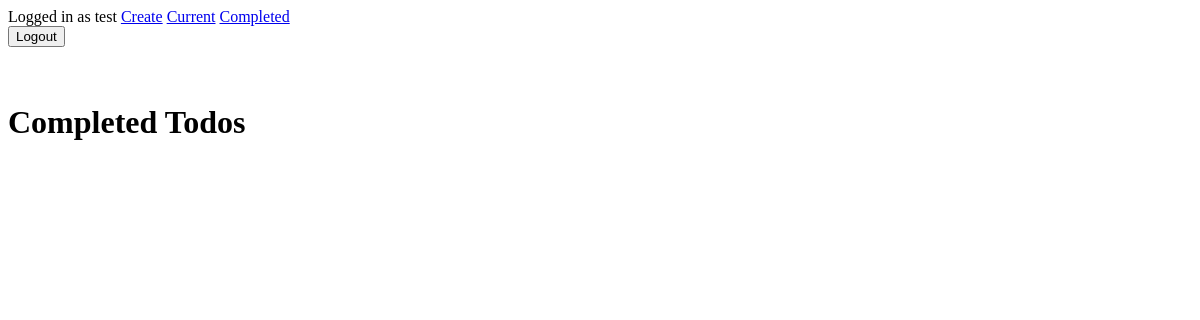
The app's page /completed/ (signed in), older data.
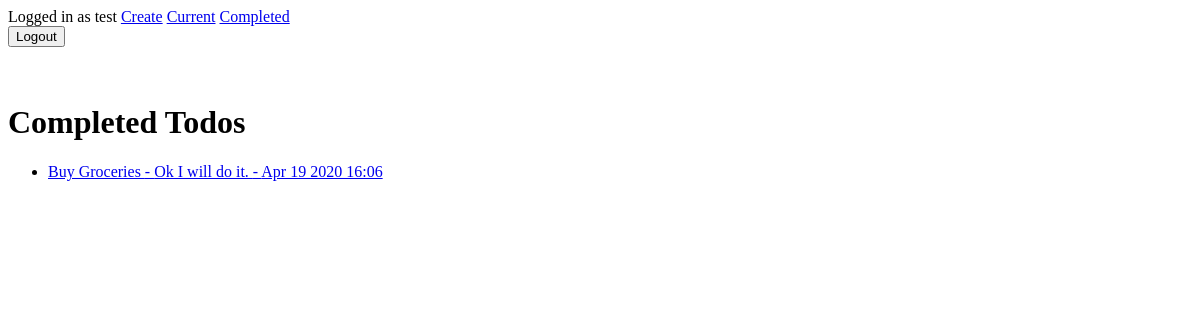
The same page, newer data.
### todo_app/models.py (models this page shows, shortened)
class Todo (models.Model):
    title = models.CharField(max_length=100)
    memo = models.TextField(blank=True)
    created = models.DateTimeField(auto_now_add=True)
    date_completed = models.DateTimeField(null=True, blank=True)
    important = models.BooleanField(default=False)
    user = models.ForeignKey(User, on_delete=models.CASCADE)

### todo_app/views.py (the view)
# urls.py: path('completed/', views.completed_todos, name='completed_todos'),
@login_required
def completed_todos (request):
    todos = Todo.objects.filter(user = request.user, date_completed__isnull = False).order_by('-date_completed')
    return render(request, 'todo/completed_todos.html', { 'todos': todos })

### todo_app/templates/todo/completed_todos.html
{% extends 'todo/base.html' %}
{% block content %}
    <h1>Completed Todos</h1>
    <ul>
        {% for todo in todos %}
            <li>
                <a href="{% url 'todo' todo.id %}">
                    {% if todo.important %}
                        <b>{{ todo.title }}</b>
                    {% else %}
                        {{ todo.title }}
                    {% endif %}
                    {% if todo.memo %}
                        - {{ todo.memo }}
                    {% endif %}
                    - {{ todo.date_completed | date:'M j Y H:i' }}
                </a>
            </li>
        {% endfor %}
    </ul>
{% endblock %}

Row changes from the older to the newer data that the page shows:
now on this page (row edited): Todo: title "Buy Groceries", memo "Ok I will do it.", date_completed "Apr 19 2020 16:06"
